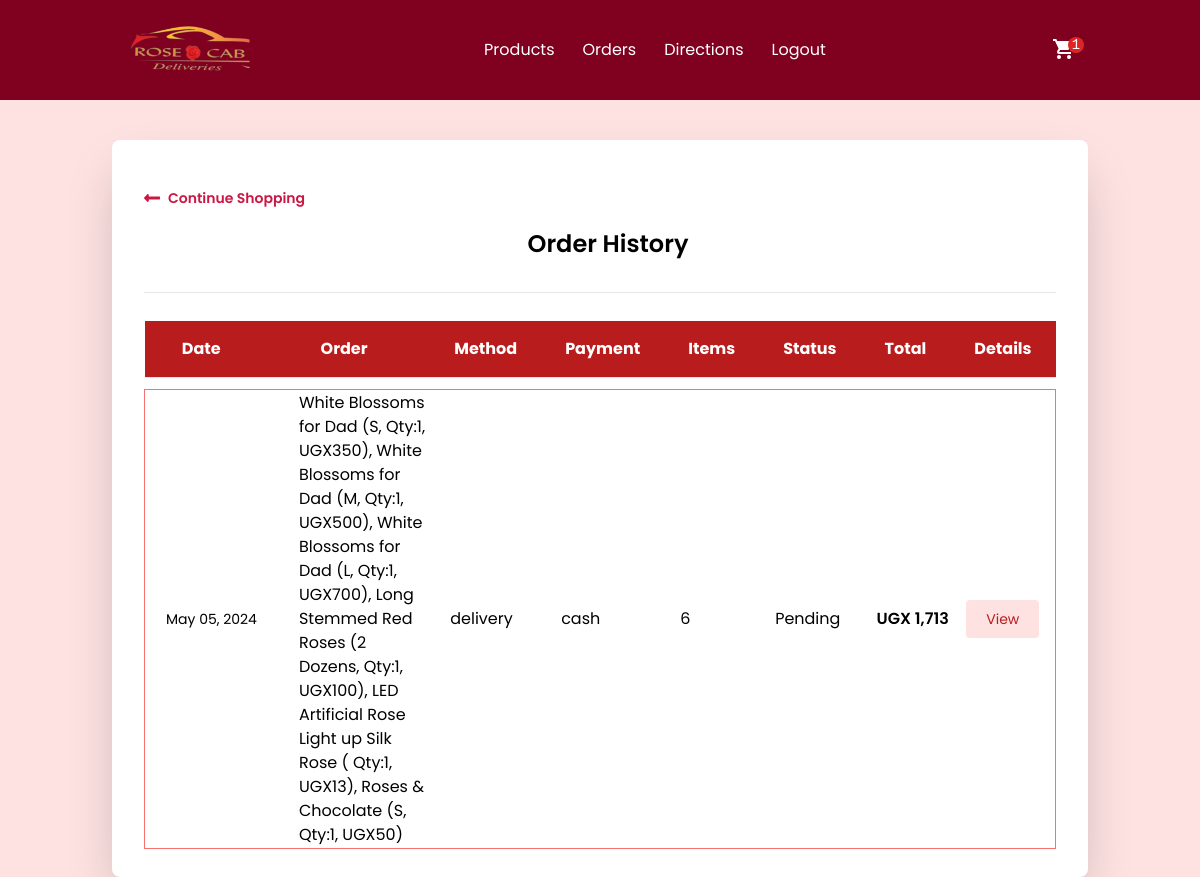
The page /orders/ (signed in) on the database its author committed.
### order/models.py (models this page shows, shortened)
class Order(models.Model):
    PAYMENT_CHOICES = (("cash", "cash"), ("online", "online"))
    DELIVERY_CHOICES = (("delivery", "delivery"), ("carryout", "carryout"))
    transaction_id = models.UUIDField(
        primary_key=True, default=uuid.uuid4, editable=True
    )
    customer = models.ForeignKey(Customer, on_delete=models.CASCADE)
    STATUS =(
        ('Pending','Pending'),
        ('Order Confirmed','Order Confirmed'),
        ('Out for Delivery','Out for Delivery'),
        ('Delivered','Delivered'),
    )
    status=models.CharField(max_length=50,null=True,choices=STATUS,default='Pending')
    date_ordered = models.DateTimeField(auto_now_add=True)
    date_modified = models.DateTimeField(auto_now=True)
    complete = models.BooleanField(default=False)
    date_completed = models.DateTimeField(null=True, blank=True)
    paid = models.BooleanField(default=False)
    payment_method = models.CharField(max_length=10, choices=PAYMENT_CHOICES)
    delivery_method = models.CharField(max_length=10, choices=DELIVERY_CHOICES)
    shipping = models.ForeignKey(
        "ShippingAddress", on_delete=models.SET_NULL, blank=True, null=True
    )
    pickup = models.ForeignKey(
        "PickUpDetail", on_delete=models.SET_NULL, blank=True, null=True
    )
    coupon = models.ForeignKey(
        "Coupon", on_delete=models.SET_NULL, blank=True, null=True
    )
    email = models.EmailField(max_length=70, null=True, blank=True)
    phone = models.CharField(max_length=20, null=True, blank=True)
    @property
    def get_cart_subtotal(self):
        order_items = self.orderitem_set.all()
        total = sum([item.get_total for item in order_items])
        return total
    get_cart_subtotal.fget.short_description = "Subtotal"
    @property
    def get_cart_total(self):
        total = self.get_cart_subtotal
        if self.coupon:
            total = total - self.get_coupon_value
        return total
    get_cart_total.fget.short_description = "Total"
    @property
    def get_cart_items(self):
        order_items = self.orderitem_set.all()
        total = sum([item.quantity for item in order_items])
        return total
    get_cart_items.fget.short_description = "# Items"
    @property
    def display_items(self):
        order_items = self.orderitem_set.all()
        ticker, l = 1, len(order_items)
        product_titles = str()
        for item in order_items:
            add_comma = ", " if l > 1 and ticker != l else ""
            if item.variation:
                product_title = f"""{item.product.name}
                ({item.variation.get_size},
                Qty:{item.quantity}, UGX{item.get_total}){add_comma}"""
            else:
                product_title = f"""{item.product.name}
                ( Qty:{item.quantity}, UGX{item.get_total}){add_comma}"""
            product_titles += product_title
            ticker += 1
        return product_titles
    @property
    def get_coupon_value(self):
        if self.coupon:
            if self.coupon.discount_type == "Percent":
                coupon_value = round(
                    self.get_cart_subtotal * self.coupon.discount_amount / 100, 2
                )
            else:
                coupon_value = self.coupon.discount_amount
        else:
            coupon_value = None
        return coupon_value
    get_coupon_value.fget.short_description = "Coupon"

class OrderItem(models.Model):
    product = models.ForeignKey(Product, on_delete=models.CASCADE)
    order = models.ForeignKey(Order, on_delete=models.CASCADE)
    variation = models.ForeignKey(
        ProductVariant, on_delete=models.SET_NULL, blank=True, null=True
    )
    quantity = models.IntegerField(default=0)
    date_added = models.DateTimeField(auto_now_add=True)
    @property
    def get_item_price(self):
        if self.product.has_variants:
            return self.variation.price
        else:
            return self.product.price
    @property
    def get_total(self):
        if self.product.has_variants:
            total = self.variation.price * self.quantity
        else:
            total = self.product.price * self.quantity
        return total
    get_total.fget.short_description = "Total"
    def image_tag(self):
        return mark_safe(
            f'<img src="{self.product.image.url}" width="100" height="100" />'
        )
    image_tag.short_description = "Image"

### store/models.py (models this page shows, shortened)
class Product(models.Model):
    id = models.UUIDField(primary_key=True, default=uuid.uuid4, editable=False)
    name = models.CharField(max_length=100)
    price = models.DecimalField(max_digits=15, decimal_places=0, blank=True, null=True)
    desc = models.TextField(max_length=500, blank=True, null=True)
    image = models.ImageField(blank=True, upload_to="images")
    created_at = models.DateField(auto_now_add=True)
    updated_at = models.DateField(auto_now=True)
    product_category = models.ForeignKey(
        "Category", on_delete=models.CASCADE, null=True, blank=True
    )
    class Meta:
        ordering = ("product_category",)
    def image_tag(self):  # pragma: no cover
        if self.image:
            return mark_safe(f'<img src="{self.image.url}" width="100" height="100" />')
    image_tag.short_description = "Image"
    @property
    def has_variants(self):
        if self.productvariant_set.count() > 0:
            return True
        else:
            return False

class ProductVariant(models.Model):
    title = models.CharField(max_length=100, blank=True, null=True)
    product = models.ForeignKey(Product, on_delete=models.CASCADE)
    size = models.ForeignKey(Size, on_delete=models.CASCADE)
    price = models.DecimalField(max_digits=15, decimal_places=0)
    @property
    def get_size(self):
        return str(self.size)

class Size(models.Model):
    name = models.CharField(max_length=20, blank=True, null=True, unique=True)
    def __str__(self):
        return self.name

### users/views.py (the view)
# urls.py: path("orders/", views.my_orders, name="my_orders"),
@login_required(login_url="users:login")
def my_orders(request):
    customer = request.user.customer
    orders = Order.objects.filter(customer=customer, complete=True).order_by(
        "-date_modified"
    )
    return render(request, "users/orders.html", context={"orders": orders})

### store/context_processors.py (called while the page is built, shortened)
def get_cart_quantity(request):
    if request.user.is_authenticated:
        try:
            customer = request.user.customer
        except:
            number_of_items = 0
    try:
        customer_order = Order.objects.filter(customer=customer, complete=False)[0]
        number_of_items = customer_order.get_cart_items
    except:
        number_of_items = 0
    return {"cart_quantity": number_of_items}

### templates/users/orders.html (shortened to what this page needs)
{% extends "store/navbar.html" %}
{%load static%}
{% block content %}
<div class="container mx-auto mt-10">
    <div class="sm:px-6 w-full">
        <div class="bg-white shadow-2xl rounded-lg py-4 md:py-7 px-4 md:px-8 xl:px-10">
            <div class="flex justify-start">
                <a id="links" href="{% url 'store:products' %}" class="flex font-semibold text-sm my-5 w-1/4">
                    <svg class="fill-current mr-2 w-4" viewBox="0 0 448 512">
                        <path
                            d="M134.059 296H436c6.627 0 12-5.373 12-12v-56c0-6.627-5.373-12-12-12H134.059v-46.059c0-21.382-25.851-32.09-40.971-16.971L7.029 239.029c-9.373 9.373-9.373 24.569 0 33.941l86.059 86.059c15.119 15.119 40.971 4.411 40.971-16.971V296z" />
                    </svg>
                    Continue Shopping
                </a>
            </div>
            <div class="md:flex-col flex-row items-center justify-between">
                <div class="flex flex-col sm:flex-row items-center justify-center border-b pb-8">
                    <div class="md:ml-4 mt-4 md:mt-0">
                        <h1 class="font-semibold text-2xl">Order History</h1>
                    </div>
                </div>
            </div>
            {%if orders%}
            <div class="mt-7 overflow-x-auto">
                <table class="w-full shadow whitespace-nowrap">
                    <thead
                        class="border-b border-neutral-200 bg-red-700 font-medium dark:border-white/10 dark:text-neutral-800">
                        <tr class="text-white">
                            <th scope="col" class="px-6 py-4">Date</th>
                            <th scope="col" class="px-6 py-4">Order</th>
                            <th scope="col" class="px-6 py-4">Method</th>
                            <th scope="col" class="px-6 py-4">Payment</th>
                            <th scope="col" class="px-6 py-4">Items</th>
                            <th scope="col" class="px-6 py-4">Status</th>
                            <th scope="col" class="px-6 py-4">Total</th>
                            <th scope="col" class="px-6 py-4">Details</th>
                        </tr>
                    </thead>
                    <tbody>
                        {% for order in orders %}
                        <tr class="h-3"> </tr>
                        <tr tabindex="0"
                            class="focus:outline-none h-16 border border-red-400 hover:bg-red-50 rounded-md">
                            <td>
                                <div class="ml-5">
                                    <div class="text-sm w-1/6 whitespace-nowrap">
                                        {{order.date_modified|date:"M d, Y" }}
                                    </div>
                                </div>
                            </td>
                            <td class="">
                                <div class="flex items-center pl-10 whitespace-normal">
                                    <div class="w-full ">
                                        <span>{{order.display_items}}</span>
                                    </div>
                                </div>
                            </td>
                            <td class="pl-5 text-center">
                                <div class="flex items-center">
                                    <div class="w-1/5">{{order.delivery_method}}</div>
                                </div>
                            </td>
                            <td class="pl-5">
                                <div class="w-1/5">{{order.payment_method}}</div>
                            </td>
                            <td class="pl-4">
                                <div class="w-1/5">{{order.get_cart_items}}</div>
                            </td>
                            <td class="pl-4">
                                <div class="w-1/5">{{order.status}}</div>
                            </td>
                            <td class="pl-4">
                                <div class="w-1/5 font-semibold">
                                    UGX&nbsp;<span class="Comma">{{order.get_cart_total|floatformat:0}}</span>
                                </div>
                            </td>
                            <td class="pl-4">
                                <button class="btn-more-details py-3 px-5 text-sm focus:outline-none leading-none text-red-700 bg-red-100 rounded focus:ring-2
                 focus:ring-offset-2 focus:ring-red-300 hover:bg-red-200 " data-order-id="{{ forloop.counter }}">
                                    View
                                </button>
                            </td>
                        </tr>
                        {% endfor %}
                    </tbody>
                </table>
            </div>
            {% else %}
            <div class="text-center text-xl font-semibold">
                <p>You have no order history</p>
            </div>
            {% endif %}
        </div>
    </div>
</div>
{% endblock %}

### store/static/store/src/styles.css (style rules this page uses)
html { line-height: 1.5; -webkit-text-size-adjust: 100%; -moz-tab-size: 4; -o-tab-size: 4; tab-size: 4; font-family: ui-sans-serif, system-ui, -apple-system, BlinkMacSystemFont, "Segoe UI", Roboto, "Helvetica Neue", Arial, "Noto Sans", sans-serif, "Apple Color Emoji", "Segoe UI Emoji", "Segoe UI Symbol", "Noto Color Emoji"; font-feature-settings: normal; }
body { margin: 0; line-height: inherit; }
h1, h2, h3, h4, h5, h6 { font-size: inherit; font-weight: inherit; }
a { color: inherit; text-decoration: inherit; }
table { text-indent: 0; border-color: inherit; border-collapse: collapse; }
button, input, optgroup, select, textarea { font-family: inherit; font-size: 100%; font-weight: inherit; line-height: inherit; color: inherit; margin: 0; padding: 0; }
button, select { text-transform: none; }
button, [type='button'], [type='reset'], [type='submit'] { -webkit-appearance: button; background-color: transparent; background-image: none; }
blockquote, dl, dd, h1, h2, h3, h4, h5, h6, hr, figure, p, pre { margin: 0; }
button, [role="button"] { cursor: pointer; }
img, svg, video, canvas, audio, iframe, embed, object { display: block; vertical-align: middle; }
.container { width: 100%; }
@media (min-width: 640px) { .container { max-width: 640px; } }
@media (min-width: 768px) { .container { max-width: 768px; } }
@media (min-width: 1024px) { .container { max-width: 1024px; } }
.m-0 { margin: 0px; }
.my-5 { margin-top: 1.25rem; margin-bottom: 1.25rem; }
.mx-auto { margin-left: auto; margin-right: auto; }
.ml-5 { margin-left: 1.25rem; }
.mr-2 { margin-right: 0.5rem; }
.mt-10 { margin-top: 2.5rem; }
.flex { display: flex; }
.w-full { width: 100%; }
.w-4 { width: 1rem; }
.w-1\/4 { width: 25%; }
.w-1\/5 { width: 20%; }
.w-1\/6 { width: 16.666667%; }
.flex-col { flex-direction: column; }
.items-center { align-items: center; }
.justify-start { justify-content: flex-start; }
.justify-center { justify-content: center; }
.justify-between { justify-content: space-between; }
.rounded-lg { border-radius: 0.5rem; }
.rounded-md { border-radius: 0.375rem; }
.rounded { border-radius: 0.25rem; }
.border { border-width: 1px; }
.border-b { border-bottom-width: 1px; }
.bg-white { --tw-bg-opacity: 1; background-color: rgb(255 255 255 / var(--tw-bg-opacity)); }
.fill-current { fill: currentColor; }
.p-0 { padding: 0px; }
.px-4 { padding-left: 1rem; padding-right: 1rem; }
.py-3 { padding-top: 0.75rem; padding-bottom: 0.75rem; }
.px-5 { padding-left: 1.25rem; padding-right: 1.25rem; }
.px-6 { padding-left: 1.5rem; padding-right: 1.5rem; }
.pb-8 { padding-bottom: 2rem; }
.text-center { text-align: center; }
.text-2xl { font-size: 1.5rem; line-height: 2rem; }
.text-sm { font-size: 0.875rem; line-height: 1.25rem; }
.font-semibold { font-weight: 600; }
.font-medium { font-weight: 500; }
.text-white { --tw-text-opacity: 1; color: rgb(255 255 255 / var(--tw-text-opacity)); }
.text-red-700 { --tw-text-opacity: 1; color: rgb(200 30 30 / var(--tw-text-opacity)); }

### templates/store/navbar.html (style rules this page uses)
body { font-family: "Poppins", sans-serif; }
#links { color:rgb(204, 22, 67); }

### rows shown on the page
Order: date_modified "May 05, 2024", display_items "White Blossoms for Dad (S, Qty:1, UGX350), White Blossoms for Dad (M, Qty:1, UGX500), White Blossoms for Dad (L, Qty:1, UGX700), Long Stemmed Red Roses (2 Dozens, Qty:1, UGX100), LED Artificial Rose Light up Silk Rose ( Qty:1, UGX13), Roses & Chocolate (S, Qty:1, UGX50)", delivery_method "delivery", payment_method "cash", get_cart_items "6", status "Pending", get_cart_total "1,713"

### other values the page prints
{{ cart_quantity }} "1"
